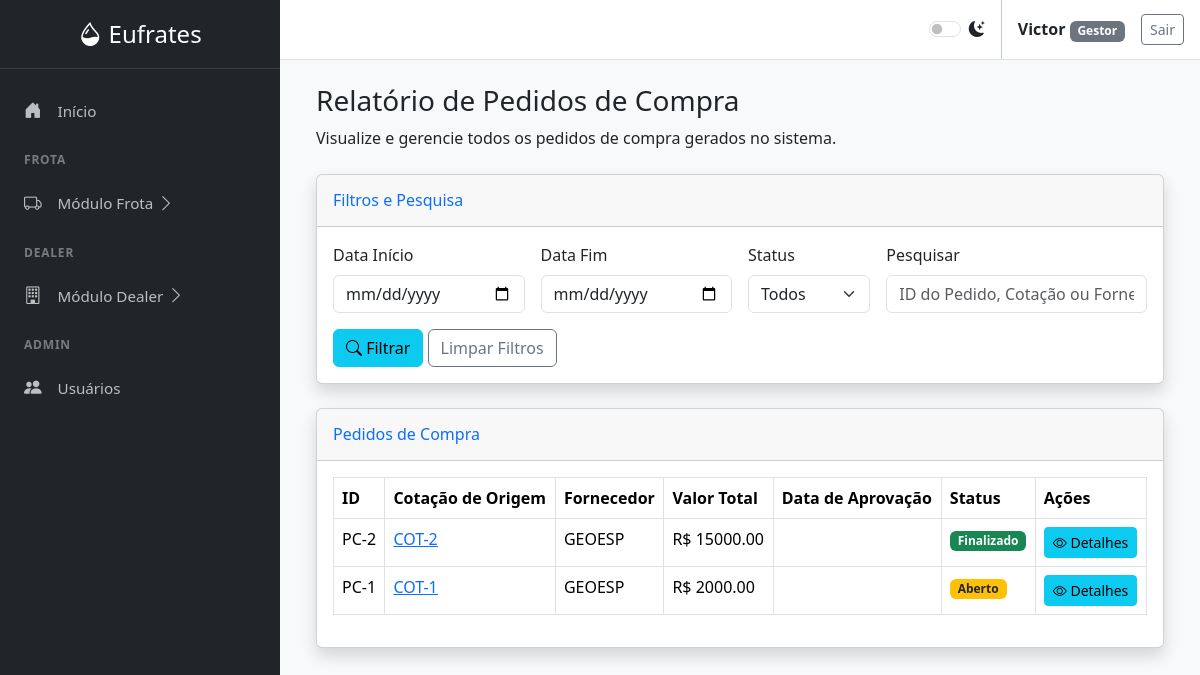
Before: /dealers/pedidos-relatorio (signed in) with the older database file.
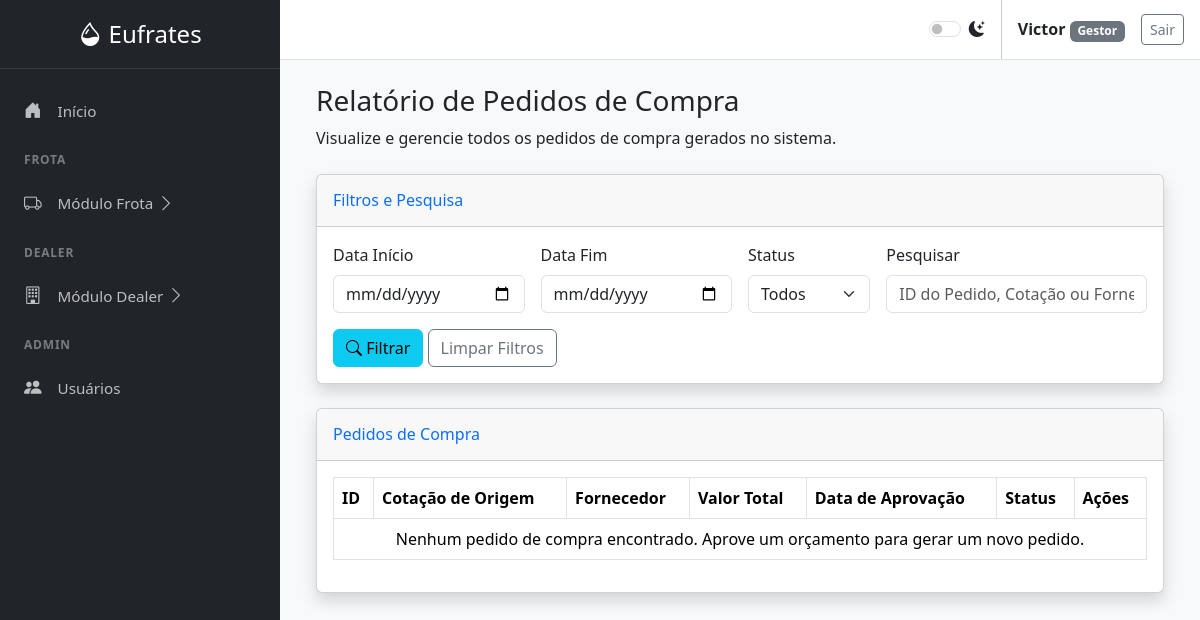
After: the same page with the newer database file.
### tables this page shows
CREATE TABLE users (
        id INTEGER PRIMARY KEY AUTOINCREMENT,
        username TEXT NOT NULL UNIQUE,
        password_hash TEXT NOT NULL,
        role TEXT NOT NULL CHECK(role IN ('Gestor', 'Comprador', 'Padrão'))
    );

CREATE TABLE pedidos_compra (
                id INTEGER PRIMARY KEY, cotacao_id INTEGER, user_id INTEGER, fornecedor_id INTEGER,
                valor_total REAL, data_abertura TEXT, status TEXT, data_finalizacao TEXT,
                nf_e_chave TEXT, nfs_pdf_path TEXT, data_registro TEXT
            , orcamento_id INTEGER DEFAULT 0, aprovado_por_id INTEGER DEFAULT 0);

CREATE TABLE fornecedores (
        id INTEGER PRIMARY KEY AUTOINCREMENT,
        cnpj TEXT NOT NULL UNIQUE,
        nome TEXT NOT NULL,
        ie TEXT,
        endereco TEXT,
        tipo TEXT,
        contato TEXT,
        data_registro TEXT DEFAULT CURRENT_TIMESTAMP
    );

### app.py (the view)
@app.route('/dealers/pedidos-relatorio', methods=['GET'])
@login_required
def pedidos_relatorio():
    filtros = {
        'data_inicio': request.args.get('data_inicio', ''),
        'data_fim': request.args.get('data_fim', ''),
        'status': request.args.get('status', ''),
        'pesquisa': request.args.get('pesquisa', '')
    }
    pedidos_list = obter_pedidos_compra_com_filtros(**filtros)
    if request.args.get('imprimir'):
        return render_template('relatorio_pedidos_impressao.html', pedidos=pedidos_list, filtros=filtros, data_emissao=datetime.now().strftime('%d/%m/%Y %H:%M'))
    return render_template('pedidos_relatorio.html', active_page='pedidos_compra', pedidos=pedidos_list, filtros=filtros)

### app.py (called while the page is built)
@app.before_request
def load_logged_in_user():
    user_id = session.get('user_id')
    g.user = get_user_by_id(user_id) if user_id else None

def login_required(view):
    @wraps(view)
    def wrapped_view(*args, **kwargs):
        if g.user is None:
            flash('Você precisa estar logado para acessar esta página.', 'warning')
            return redirect(url_for('login'))
        return view(*args, **kwargs)
    return wrapped_view

@app.context_processor
def inject_now():
    return {'now': datetime.now(), 'g': g}

### database.py (called while the page is built)
def get_db_connection():
    conn = sqlite3.connect('abastecimentos.db')
    conn.row_factory = sqlite3.Row
    return conn

def get_user_by_id(user_id):
    conn = get_db_connection()
    user = conn.execute('SELECT * FROM users WHERE id = ?', (user_id,)).fetchone()
    conn.close()
    return user

### templates/pedidos_relatorio.html (shortened to what this page needs)
{% extends "base.html" %}
{% block content %}
<div class="container-fluid">
    <h1 class="h3 mb-2 text-gray-800">Relatório de Pedidos de Compra</h1>
    <p class="mb-4">Visualize e gerencie todos os pedidos de compra gerados no sistema.</p>
    <div class="card shadow mb-4">
        <div class="card-header py-3">
            <h6 class="m-0 font-weight-bold text-primary">Filtros e Pesquisa</h6>
        </div>
        <div class="card-body">
            <form method="GET" action="{{ url_for('pedidos_relatorio') }}">
                <div class="row g-3">
                    <div class="col-md-3">
                        <label for="data_inicio" class="form-label">Data Início</label>
                        <input type="date" class="form-control" id="data_inicio" name="data_inicio" value="{{ filtros.data_inicio }}">
                    </div>
                    <div class="col-md-3">
                        <label for="data_fim" class="form-label">Data Fim</label>
                        <input type="date" class="form-control" id="data_fim" name="data_fim" value="{{ filtros.data_fim }}">
                    </div>
                    <div class="col-md-2">
                        <label for="status" class="form-label">Status</label>
                        <select class="form-select" id="status" name="status">
                            <option value="">Todos</option>
                        </select>
                    </div>
                    <div class="col-md-4">
                        <label for="pesquisa" class="form-label">Pesquisar</label>
                        <input type="text" class="form-control" id="pesquisa" name="pesquisa" placeholder="ID do Pedido, Cotação ou Fornecedor..." value="{{ filtros.pesquisa }}">
                    </div>
                </div>
                <div class="row mt-3">
                    <div class="col-12">
                        <button type="submit" class="btn btn-info"><i class="bi bi-search"></i> Filtrar</button>
                        <a href="{{ url_for('pedidos_relatorio') }}" class="btn btn-outline-secondary">Limpar Filtros</a>
                    </div>
                </div>
            </form>
        </div>
    </div>
    <div class="card shadow mb-4">
        <div class="card-header py-3">
            <h6 class="m-0 font-weight-bold text-primary">Pedidos de Compra</h6>
        </div>
        <div class="card-body">
            <div class="table-responsive">
                <table class="table table-bordered" id="dataTable" width="100%" cellspacing="0">
                    <thead>
                        <tr>
                            <th>ID</th>
                            <th>Cotação de Origem</th>
                            <th>Fornecedor</th>
                            <th>Valor Total</th>
                            <th>Data de Aprovação</th>
                            <th>Status</th>
                            <th>Ações</th>
                        </tr>
                    </thead>
                    <tbody>
                        {% if pedidos %}
                            {% for pedido in pedidos %}
                            <tr>
                                <td>PC-{{ pedido.id }}</td>
                                <td><a href="{{ url_for('cotacao_detalhe', cotacao_id=pedido.cotacao_id) }}">COT-{{ pedido.cotacao_id }}</a></td>
                                <td>{{ pedido.fornecedor_nome }}</td>
                                <td>R$ {{ "%.2f"|format(pedido.valor_total|float) }}</td>
                                <td>{{ pedido.data_aprovacao }}</td>
                                <td>
                                    <span class="badge {% if pedido.status == 'Aberto' %}bg-warning text-dark{% elif pedido.status == 'Finalizado' %}bg-success{% else %}bg-secondary{% endif %}">
                                        {{ pedido.status }}
                                    </span>
                                </td>
                                <td>
                                    <a href="{{ url_for('pedido_detalhe', pedido_id=pedido.id) }}" class="btn btn-info btn-sm">
                                        <i class="bi bi-eye"></i> Detalhes
                                    </a>
                                </td>
                            </tr>
                            {% endfor %}
                        {% else %}
                            <tr>
                                <td colspan="7" class="text-center">Nenhum pedido de compra encontrado. Aprove um orçamento para gerar um novo pedido.</td>
                            </tr>
                        {% endif %}
                    </tbody>
                </table>
            </div>
        </div>
    </div>
</div>
{% endblock %}

### templates/base.html (shortened to what this page needs)
<!DOCTYPE html>
<html lang="pt-BR" data-bs-theme="light">
<head>
    <link href="https://cdn.jsdelivr.net/npm/bootstrap@5.3.3/dist/css/bootstrap.min.css" rel="stylesheet">
    <link rel="stylesheet" href="https://cdn.jsdelivr.net/npm/bootstrap-icons@1.11.3/font/bootstrap-icons.min.css">
</head>
<body>
    <div class="sidebar text-white">
        <div class="sidebar-header text-center">
            <a href="{{ url_for('index') }}" class="fs-4 text-white text-decoration-none">
                <i class="bi bi-droplet-half"></i> Eufrates
            </a>
        </div>
        <ul class="nav flex-column flex-grow-1 mt-3">
            <li class="nav-item">
                <a class="nav-link {% if active_page == 'index' %}active{% endif %}" href="{{ url_for('index') }}">
                    <i class="bi bi-house-door-fill"></i> Início
                </a>
            </li>
            <div class="sidebar-heading">Frota</div>
            <li class="nav-item">
                <a class="nav-link" data-bs-toggle="collapse" href="#frotaSubmenu" role="button" aria-expanded="false" aria-controls="frotaSubmenu">
                    <i class="bi bi-truck"></i> Módulo Frota <i class="bi bi-chevron-right arrow"></i>
                </a>
            </li>
            <div class="sidebar-heading">Dealer</div>
            <li class="nav-item">
                <a class="nav-link" data-bs-toggle="collapse" href="#dealerSubmenu" role="button" aria-expanded="false" aria-controls="dealerSubmenu">
                    <i class="bi bi-building"></i> Módulo Dealer <i class="bi bi-chevron-right arrow"></i>
                </a>
            </li>
            {% if g.user and g.user.role in ['Administrador', 'Gestor'] %}
            <div class="sidebar-heading">Admin</div>
            <li class="nav-item">
                <a class="nav-link {% if active_page == 'user_management' %}active{% endif %}" href="{{ url_for('user_management') }}">
                    <i class="bi bi-people-fill"></i> Usuários
                </a>
            </li>
            {% endif %}
        </ul>
    </div>
    <div class="main-content">
        <nav class="top-nav px-3 d-flex align-items-center justify-content-end">
            <div class="form-check form-switch me-3">
                <input class="form-check-input" type="checkbox" role="switch" id="themeSwitcher">
                <label class="form-check-label" for="themeSwitcher"><i class="bi bi-moon-stars-fill"></i></label>
            </div>
            {% if g.user %}
                <div class="px-3">
                    <span class="fw-bold">{{ g.user.username }}</span>
                    <span class="badge text-bg-secondary">{{ g.user.role }}</span>
                </div>
                <a href="{{ url_for('logout') }}" class="btn btn-outline-secondary btn-sm">Sair</a>
            {% endif %}
        </nav>
        <main class="page-content">
            {% block content %}{% endblock %}
        </main>
    </div>
</body>
</html>

### templates/base.html (style rules this page uses)
:root { --sidebar-width: 280px; }
body { display: flex; background-color: var(--bs-tertiary-bg); }
.sidebar { width: var(--sidebar-width); height: 100vh; position: fixed; top: 0; left: 0; display: flex; flex-direction: column; background-color: var(--bs-dark); }
.main-content { margin-left: var(--sidebar-width); width: calc(100% - var(--sidebar-width)); }
.top-nav { background-color: var(--bs-body-bg); border-bottom: 1px solid var(--bs-border-color); min-height: 60px; }
.page-content { overflow-y: auto; padding: 1.5rem; }
.sidebar-header { padding: 1rem 1.5rem; border-bottom: 1px solid rgba(255, 255, 255, 0.1); }
.sidebar .nav-link { color: rgba(255, 255, 255, 0.7); font-size: 0.95rem; padding: 0.75rem 1.5rem; }
.sidebar .nav-link .bi { margin-right: 0.75rem; font-size: 1.1rem; }
.sidebar .nav-link .arrow { margin-left: auto; transition: transform 0.2s; }
.sidebar-heading { font-size: .75rem; text-transform: uppercase; letter-spacing: .05rem; font-weight: 600; color: rgba(255, 255, 255, 0.4); padding: 1rem 1.5rem 0.5rem; }

Changed rows visible on the page:
removed pedidos_compra: id "2", cotacao_id "2", fornecedor_nome "GEOESP", valor_total "15000.00", status "Finalizado"
removed pedidos_compra: id "1", cotacao_id "1", fornecedor_nome "GEOESP", valor_total "2000.00", status "Aberto"
Other visible differences:
text now shown: "Nenhum pedido de compra encontrado. Aprove um orçamento para gerar um novo pedido."
